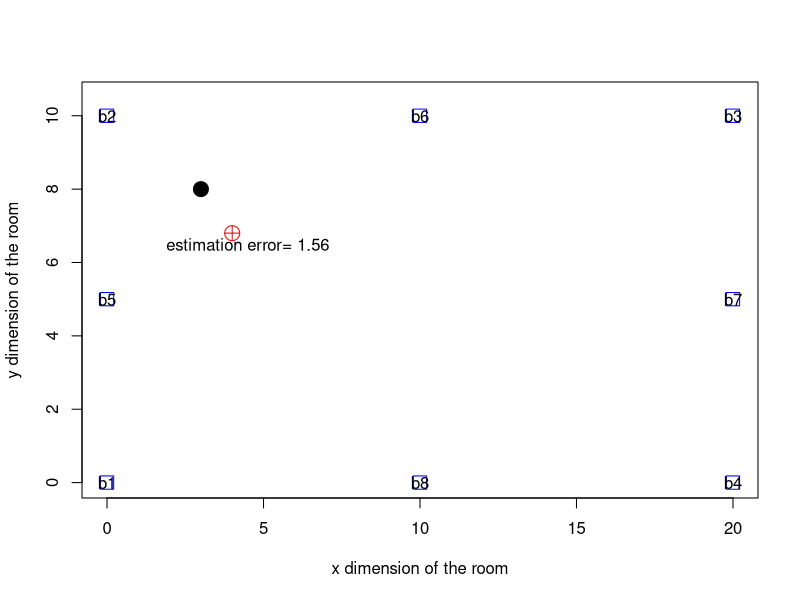

Source code (R):
## ---- chunk 1

library(calibrate)

room <-rbind(b1= c(0,0), b2 = c(0,10), b3 = c(20,10), b4 = c(20,0))
midpoints<-rbind(b5= (room[1,]+room[2,])/2, b6 = (room[2,]+room[3,])/2, b7 = (room[3,]+room[4,])/2, b8 = (room[4,]+room[1,])/2 )
beaconsPositions<- rbind(room, midpoints)

euclideanDist <- function(x1, x2) {sqrt(sum((x1 - x2) ^ 2))}

positionReal<-c(3,8)
positionEstimated<-c(4,6.8)
estimationError<-euclideanDist(positionReal,positionEstimated)
## ---- chunk 2

plot(3,8,xlim= c(0, 20), ylim = c(0, 10.5), pch = 19, cex = 2, xlab = "x dimension of the room", ylab = "y dimension of the room")

points(beaconsPositions[,1],beaconsPositions[,2], pch = 22, cex = 2, col = "blue" )

points(4, 6.8, pch = 10, cex = 2, col = "red" )
               
text(beaconsPositions[,1],beaconsPositions[,2], labels = row.names(beaconsPositions), cex = 1) 

text(4.5, 6.5, labels = paste("estimation error=" , as.character(round(estimationError,digits = 2))), cex = 1) 
               
